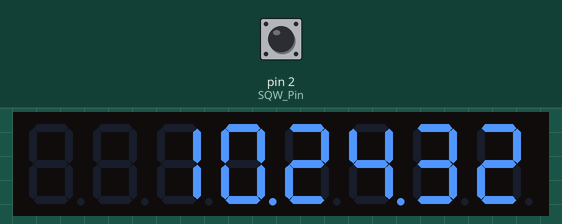
Simulated run of this sketch. Board: Arduino Uno, built with avr-gcc and run on an emulated ATmega328P. Shown: 8-digit seven-segment display. The inputs (shaded band) are chosen by the test bench; at power-on: pin 2 (SQW_Pin) HIGH. The local clock reads 2024-03-15 10:24:30 at power-on unless the sketch sets it.

Above: at 3.3 s.
3.4 s: pin 2 (SQW_Pin) pulled LOW for 0.15 s
At 3.47 s:
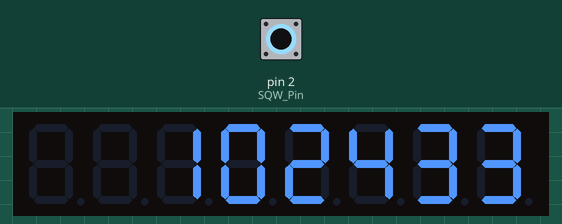
5.0 s: pin 2 (SQW_Pin) pulled LOW for 1 s
At 6.9 s:
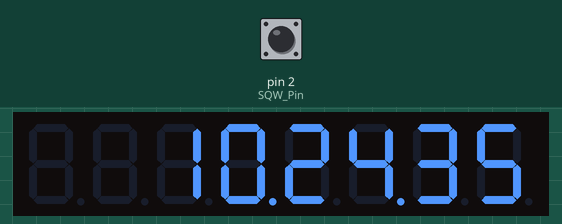
Timing chart, 0 to 8.4 s (numbered marks = the images above; inputs shaded):
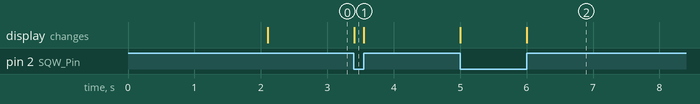

Measured:
- after the input at 3.4 s, the display: changes at once (image 1)
- after the input at 5.0 s, the display: first changes at once (image 2 shows a later state)

The sketch:

RTC_7_Seg_Display.ino
```cpp
#include "DS3232RTC.h"
#include "LedControl.h"
#include "Wire.h"
#define DS3232_I2C_ADDRESS 0x68

time_t TheTime;
TimeElements TimeStruct;

bool SQW_State;
bool Last_SQW_State = 0;
const int SQW_Pin = 2;

const int Data_Pin = 3;
const int CS_Pin = 4;
const int CLK_Pin = 5;

LedControl Seven_Seg_Display = LedControl(Data_Pin, CLK_Pin, CS_Pin, 1);

// =#=#=#=#=#=#=#=#=#=#=#=#=#=#=#=#=#=#=#=#=#=#=#=#=#=#=#=#=#=#=#=#
void setup()
{
    Wire.begin();
    //setControlRegisters();
    Serial.begin(115200);

    Seven_Seg_Display.shutdown(0, false);
    Seven_Seg_Display.setIntensity(0, 5);
    delay(2000);

    //setAgingOffset(-60);
    //forceConversion();

    delay(100);

    pinMode(SQW_Pin, INPUT_PULLUP);
    RTC.squareWave(SQWAVE_1_HZ);

    // sync the time library with the RTC
    setSyncProvider(RTC.get);
    setSyncInterval(300);

    // check if the sync was successful
    if (timeStatus() != timeSet)
    {
        Serial.println("SYNC FAIL!");
        while (1) { };
    }
}


void setControlRegisters()
{
    Wire.beginTransmission(DS3232_I2C_ADDRESS);
    Wire.write(0x0E);

    Wire.write(B00011100);
    Wire.write(B11001000);
    Wire.endTransmission();
}

void setAgingOffset(int offset)
{
    if (offset < 0) offset += 256;

    Wire.beginTransmission(DS3232_I2C_ADDRESS);
    Wire.write(0x10);
    Wire.write(offset);
    Wire.endTransmission();
}

void forceConversion()
{
    Wire.beginTransmission(DS3232_I2C_ADDRESS);
    Wire.write(0x0E);

    Wire.write(B00111100);
    Wire.endTransmission();
}

// =#=#=#=#=#=#=#=#=#=#=#=#=#=#=#=#=#=#=#=#=#=#=#=#=#=#=#=#=#=#=#=#
void Print_Time(time_t TheTime)
{
    if (hour(TheTime) < 10) Serial.print('0');
    Serial.print(hour(TheTime));
    Serial.print(':');
    if (minute(TheTime) < 10) Serial.print('0');
    Serial.print(minute(TheTime));
    Serial.print(':');
    if (second(TheTime) < 10) Serial.print('0');
    Serial.println(second(TheTime));
}

void Display_Time(time_t TheTime)
{
    int h = hour(TheTime);
    Seven_Seg_Display.setDigit(0, 4, h % 10, SQW_State);
    h = h / 10;
    Seven_Seg_Display.setDigit(0, 5, h % 10, false);

    int m = minute(TheTime);
    Seven_Seg_Display.setDigit(0, 2, m % 10, SQW_State);
    m = m / 10;
    Seven_Seg_Display.setDigit(0, 3, m % 10, false);

    int s = second(TheTime);
    Seven_Seg_Display.setDigit(0, 0, s % 10, false);
    s = s / 10;
    Seven_Seg_Display.setDigit(0, 1, s % 10, false);
}

// =#=#=#=#=#=#=#=#=#=#=#=#=#=#=#=#=#=#=#=#=#=#=#=#=#=#=#=#=#=#=#=#
void Check_If_Input()
{
    // input format is YY,M,D,H,M,S
    if (Serial.available() >= 12)
    {
        int y = Serial.parseInt();
        if (y >= 100 && y < 1000)
            Serial.println("Error: Year must be two or four digits");
        else
        {
            if (y >= 1000) TimeStruct.Year = CalendarYrToTm(y);
            else TimeStruct.Year = y2kYearToTm(y);
            TimeStruct.Month = Serial.parseInt();
            TimeStruct.Day = Serial.parseInt();
            TimeStruct.Hour = Serial.parseInt();
            TimeStruct.Minute = Serial.parseInt();
            TimeStruct.Second = Serial.parseInt();

            TheTime = makeTime(TimeStruct);

            RTC.set(TheTime);
            setTime(TheTime);

            Serial.print("RTC set to: ");
            Print_Time(TheTime);
            Serial.println();
            // get rid of any extra characters from the serial buffer
            while (Serial.available() > 0) Serial.read();
        }
    }
}

// =#=#=#=#=#=#=#=#=#=#=#=#=#=#=#=#=#=#=#=#=#=#=#=#=#=#=#=#=#=#=#=#
void loop()
{
    Check_If_Input();

    SQW_State = digitalRead(SQW_Pin);

    if (SQW_State != Last_SQW_State)
    {

        Last_SQW_State = SQW_State;
        TheTime = now();
        Display_Time(TheTime);
    }
}
```
